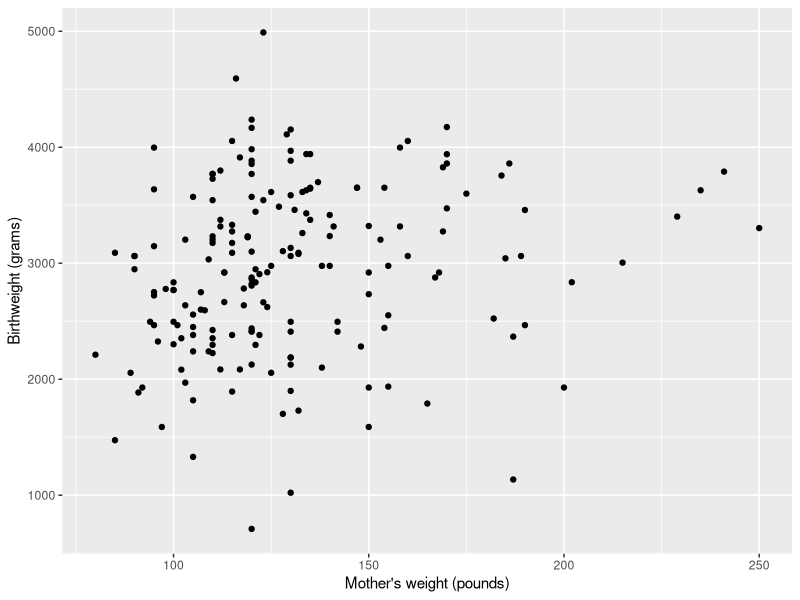
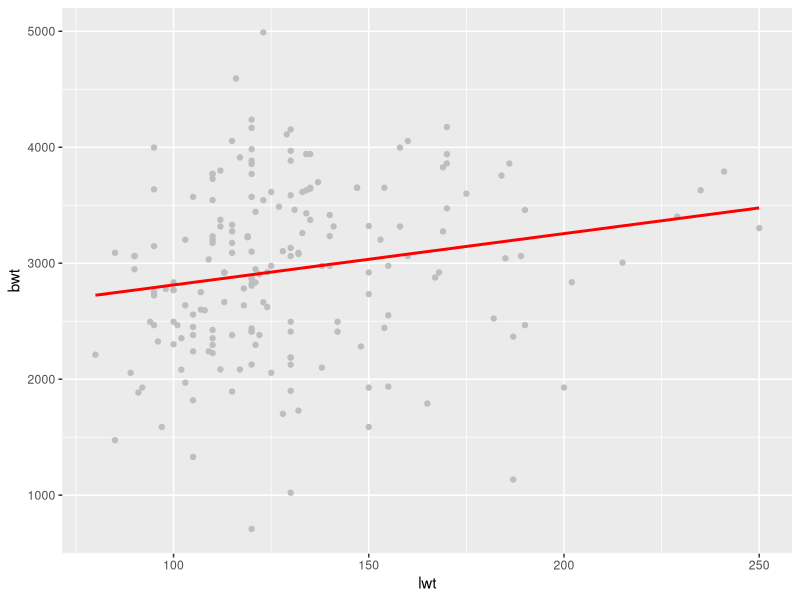

Write the R code that produced these figures, in order.
## ---- chunk 1
library(tidyverse) #ggplot2, dplyr, etc.
library(reshape2) #need this for melt() 
library(knitr) #need this for kable
library(MASS) #contains dataset
## ---- chunk 2
data(birthwt)
head(birthwt)
## ---- chunk 3
p <- ggplot(birthwt,aes(x=lwt,y=bwt)) + geom_point() + 
  labs(x="Mother's weight (pounds)",y="Birthweight (grams)")
p
## ---- chunk 4
# Fit the regression and view results
fit <- lm(bwt ~ lwt, data=birthwt)

# Return a summary of the results
summary(fit)
## ---- chunk 5
# Estimated coefficients
coefficients(fit)

# Standard errors for the above
summary(fit)$coeff[,2]

# Variance-covariance matrix
vcov(fit)

# Confidence intervals
# you can code yourself or use this function...
confint(fit)
## ---- chunk 6
p <- ggplot(birthwt,aes(x=lwt,y=bwt)) + geom_point(color="grey") + 
  stat_smooth(method="lm",col="red",se=FALSE)
p
## ---- chunk 7
#birthwt2 <- birthwt %>% mutate(lwt_star = lwt - mean(lwt)) 

#fit.new <- lm(bwt ~ lwt_star,data=birthwt)
#summary(fit.new)

## ---- chunk 8
fit2 <- lm(bwt ~ smoke + age + as.factor(race), data=birthwt)
summary(fit2)
## ---- chunk 9
table <- data.frame(summary(fit2)$coef)
row.names(table) <- c("Intercept","Smoker","Age","Black vs. white", "Other vs. white")

kable(table,digits=3,align=rep('c', 2),
      col.names = c("estimate","standard error","test statistic","p-value"))
## ---- chunk 10

## ---- chunk 11

## ---- chunk 12

## ---- chunk 13

## ---- chunk 14

## ---- chunk 15

## ---- chunk 16

## ---- chunk 17

## ---- chunk 18

## ---- chunk 19

